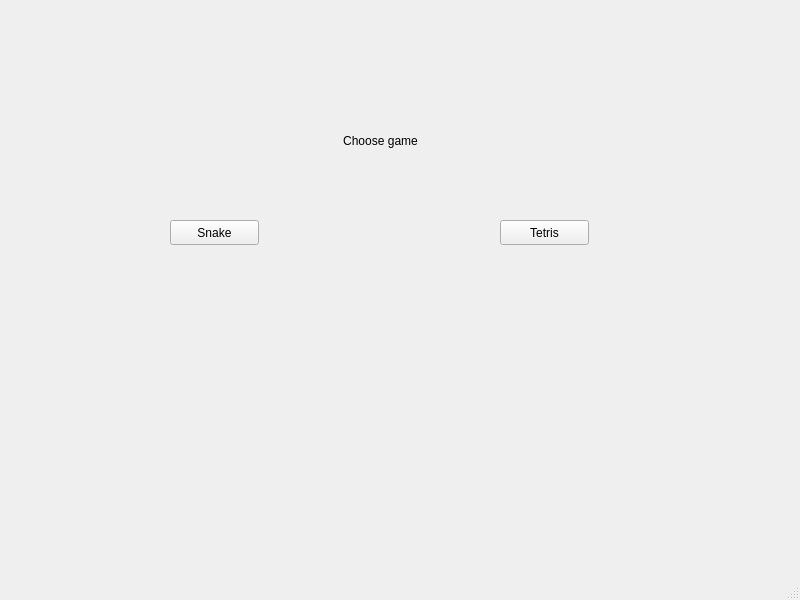
<?xml version="1.0" encoding="UTF-8"?>
<ui version="4.0">
 <class>MainWindo_0</class>
 <widget class="QMainWindow" name="MainWindo_0">
  <property name="geometry">
   <rect>
    <x>0</x>
    <y>0</y>
    <width>800</width>
    <height>600</height>
   </rect>
  </property>
  <property name="windowTitle">
   <string>MainWindow</string>
  </property>
  <widget class="QWidget" name="centralwidget">
   <widget class="QPushButton" name="pushButton">
    <property name="geometry">
     <rect>
      <x>170</x>
      <y>220</y>
      <width>89</width>
      <height>25</height>
     </rect>
    </property>
    <property name="text">
     <string>Snake</string>
    </property>
   </widget>
   <widget class="QPushButton" name="pushButton_2">
    <property name="geometry">
     <rect>
      <x>500</x>
      <y>220</y>
      <width>89</width>
      <height>25</height>
     </rect>
    </property>
    <property name="text">
     <string>Tetris</string>
    </property>
   </widget>
   <widget class="QLabel" name="label">
    <property name="geometry">
     <rect>
      <x>280</x>
      <y>90</y>
      <width>201</width>
      <height>101</height>
     </rect>
    </property>
    <property name="text">
     <string>Choose game</string>
    </property>
    <property name="alignment">
     <set>Qt::AlignCenter</set>
    </property>
   </widget>
  </widget>
  <widget class="QMenuBar" name="menubar">
   <property name="geometry">
    <rect>
     <x>0</x>
     <y>0</y>
     <width>800</width>
     <height>22</height>
    </rect>
   </property>
  </widget>
  <widget class="QStatusBar" name="statusbar"/>
 </widget>
 <resources/>
 <connections/>
</ui>
